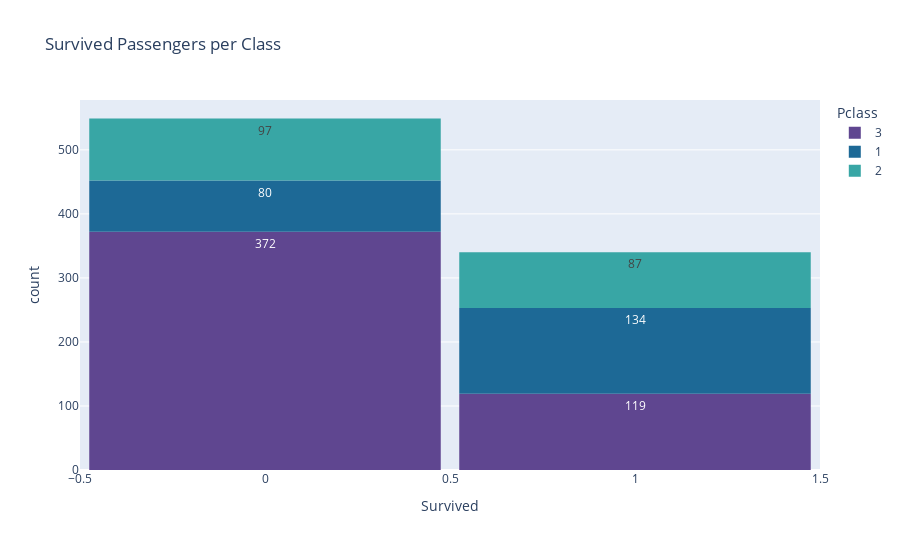

The cell this chart's notebook holds for it:
### Markdown cell above
Most of the passengers were of age 20-40 years.

### Code cell
# Plotting the number of survived passengers of each class
fig = px.histogram(data_frame= titanic, x="Survived", color='Pclass', text_auto=True, title= 'Survived Passengers per Class', 
                    color_discrete_sequence=px.colors.qualitative.Prism)
fig.update_layout(bargap=0.05, autosize = False, height = 550)
fig.show()

### Figure 1 — Plotly figure (JSON) as saved in the notebook; plotly's stock layout.template omitted (floating-point values rounded to 4 significant figures; data arrays with more than 128 entries replaced by an {"elided": "..."} marker saying what was removed)
{"data": [{"alignmentgroup": "True", "bingroup": "x", "hovertemplate": "Pclass=3<br>Survived=%{x}<br>count=%{y}<extra></extra>", "legendgroup": "3", "marker": {"color": "rgb(95, 70, 144)", "pattern": {"shape": ""}}, "name": "3", "offsetgroup": "3", "orientation": "v", "showlegend": true, "texttemplate": "%{value}", "type": "histogram", "x": {"elided": "491 int values"}, "xaxis": "x", "yaxis": "y"}, {"alignmentgroup": "True", "bingroup": "x", "hovertemplate": "Pclass=1<br>Survived=%{x}<br>count=%{y}<extra></extra>", "legendgroup": "1", "marker": {"color": "rgb(29, 105, 150)", "pattern": {"shape": ""}}, "name": "1", "offsetgroup": "1", "orientation": "v", "showlegend": true, "texttemplate": "%{value}", "type": "histogram", "x": {"elided": "214 int values"}, "xaxis": "x", "yaxis": "y"}, {"alignmentgroup": "True", "bingroup": "x", "hovertemplate": "Pclass=2<br>Survived=%{x}<br>count=%{y}<extra></extra>", "legendgroup": "2", "marker": {"color": "rgb(56, 166, 165)", "pattern": {"shape": ""}}, "name": "2", "offsetgroup": "2", "orientation": "v", "showlegend": true, "texttemplate": "%{value}", "type": "histogram", "x": {"elided": "184 int values"}, "xaxis": "x", "yaxis": "y"}], "layout": {"autosize": false, "bargap": 0.05, "barmode": "relative", "height": 550, "legend": {"title": {"text": "Pclass"}, "tracegroupgap": 0}, "title": {"text": "Survived Passengers per Class"}, "xaxis": {"anchor": "y", "domain": [0, 1], "title": {"text": "Survived"}}, "yaxis": {"anchor": "x", "domain": [0, 1], "title": {"text": "count"}}}}
